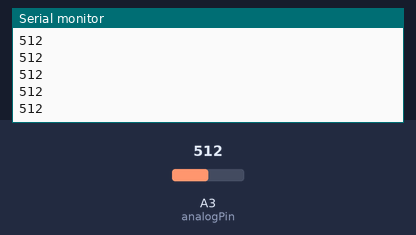
Simulated run of this sketch. Board: Arduino Uno, built with avr-gcc and run on an emulated ATmega328P. Shown: the last lines printed to the serial monitor. The test bench sets the inputs (shaded band); at power-on: A3 (analogPin) = 512.

Above: at 1.2 s.
1.3 s: A3 (analogPin) set to 716
At 1.8 s:
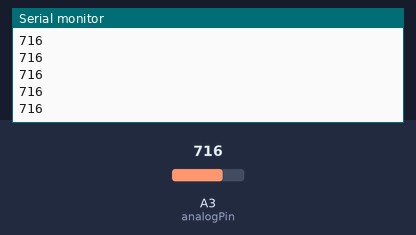
2.8 s: A3 (analogPin) set to 900
At 3.3 s:
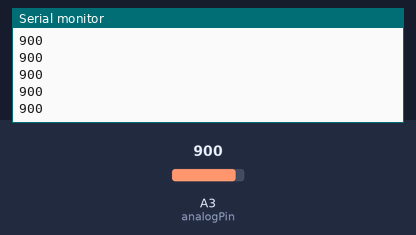
Timing chart, 0 to 5.8 s (numbered marks = the images above; inputs shaded):
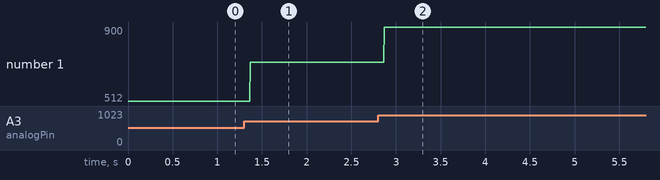

The sketch:

________________2.ino
```cpp
/*
아날로그 3번핀에 연결된 가변 저항을 통해
0V에서 5V 사이의 전압을 0에서 1023 사이의 디지털 값으로 변환하여 읽어들인 후
시리얼 모니터로 전송하는 예
*/

int analogPin = A3; // 가변 저항을 아날로그 3번 핀에 연결
                    //5V와 0V를 기준 전압으로 사용
int val = 0;  //입력값 저장을 위한 변수

void setup() {
  Serial.begin(9600); // 시리얼 포트 초기화
}

void loop() {
  val = analogRead(analogPin);  // 아날로그 입력값 읽기
  Serial.println(val);  // 입력값을 시리얼 포트로 출력
}
```

Measured:
- after the input at 1.3 s, the serial monitor: prints a new line after 0.07 s (image 1)
- after the input at 2.8 s, the serial monitor: prints a new line after 0.07 s (image 2)
- plotted number 1: 512 → 716 after the input at 1.3 s, 716 → 900 after the input at 2.8 s
